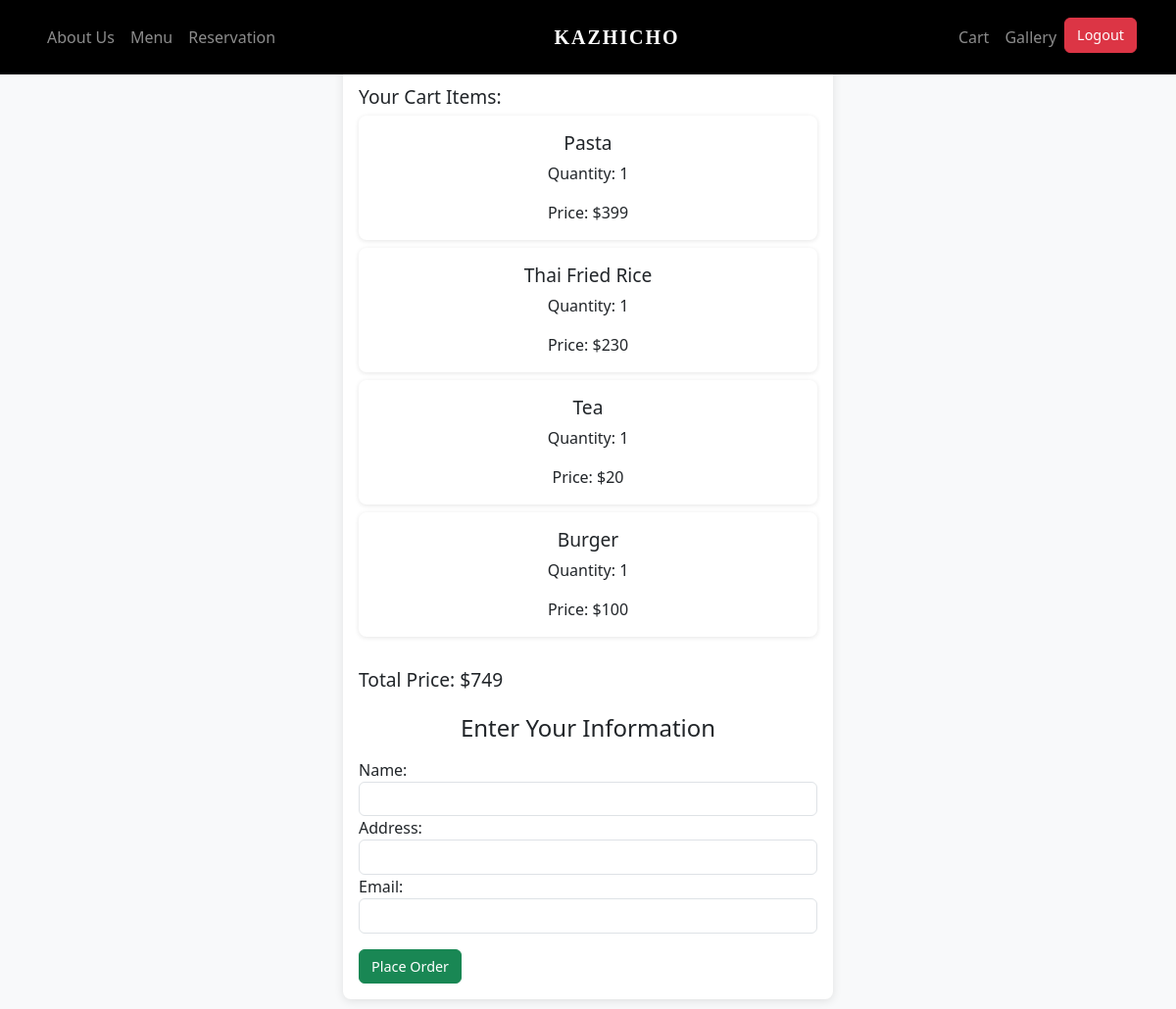
Screenshot of /checkout/ (signed in) with the database file from the repository.
### restapp/models.py (models this page shows, shortened)
class CartItem(models.Model):
    user = models.ForeignKey(User, on_delete=models.CASCADE,null=True, blank=True)
    product = models.ForeignKey(Menu, on_delete=models.CASCADE)
    quantity = models.PositiveIntegerField(default=1)

class Menu(models.Model):
    id = models.AutoField(primary_key=True)
    name = models.CharField(max_length=100)
    price = models.IntegerField()
    image = models.ImageField(upload_to='images')
    desc = models.CharField(max_length=200)

### restapp/views.py (the view, shortened to what this page needs)
# urls.py: path('checkout/',checkout, name='checkout'),
def checkout(request):
    cart_items = CartItem.objects.filter(user=request.user)
    total_price = sum(item.product.price * item.quantity for item in cart_items)
    return render(request, 'checkout.html', {
        'cart_items': cart_items,
        'total_price': total_price,
    })

### templates/checkout.html (shortened to what this page needs)
{% extends 'base.html' %}
{% load static %}
{% block content %}
<div class="container mt-3">
    <div class="card">
        <div class="card-body">
            <h2 class="text-center mb-3">Checkout</h2>
            <div class="g-4 row">
                <div class="col-12">
                    <h5>Your Cart Items:</h5>
                    {% for item in cart_items %}
                    <div class="card-product card mb-2">
                        <div class="card-body text-center">
                            <h5 class="card-title">{{ item.product.name }}</h5>
                            <p class="card-text">Quantity: {{ item.quantity }}</p>
                            <div class="price-container">
                                <span class="text-dark">Price: ${{ item.product.price }}</span>
                            </div>
                        </div>
                    </div>
                    {% empty %}
                    <div class="alert alert-warning text-center" role="alert">
                        Your cart is empty!
                    </div>
                    {% endfor %}
                </div>
                <div class="col-12">
                    <h5>Total Price: ${{ total_price }}</h5>
                </div>
            </div>
            <h4 class="text-center mt-3">Enter Your Information</h4>
            <form method="POST" class="mt-3">
                <div class="form-group">
                    <label for="name">Name:</label>
                    <input type="text" class="form-control" id="name" name="name" required>
                </div>
                <div class="form-group">
                    <label for="address">Address:</label>
                    <input type="text" class="form-control" id="address" name="address" required>
                </div>
                <div class="form-group">
                    <label for="email">Email:</label>
                    <input type="email" class="form-control" id="email" name="email" required>
                </div>
                <button type="submit" class="btn btn-success mt-3">Place Order</button>
 </form>
        </div>
    </div>
</div>
{% endblock %}

### templates/checkout.html (style rules this page uses)
body { background-color: #f8f9fa; color: #343a40; }
.container { padding: 10px; }
.text-center { text-align: center; }
.price-container { text-align: center; margin-top: 5px; }
.card { border: none; border-radius: 8px; box-shadow: 0 2px 10px rgba(0, 0, 0, 0.1); background-color: #ffffff; max-width: 500px; margin: auto; }
.card-product { border: none; border-radius: 8px; box-shadow: 0 1px 5px rgba(0, 0, 0, 0.1); margin-bottom: 10px; }
h2, h4 { font-size: 1.5rem; }
h5 { font-size: 1.2rem; }
.form-control { font-size: 0.9rem; }
.btn { font-size: 0.9rem; }

### rows the page displays
CartItem: product.name "Pasta", quantity "1", product.price "399"
CartItem: product.name "Thai Fried Rice", quantity "1", product.price "230"
CartItem: product.name "Tea", quantity "1", product.price "20"
CartItem: product.name "Burger", quantity "1", product.price "100"

### other values shown
{{ total_price }} "749"
